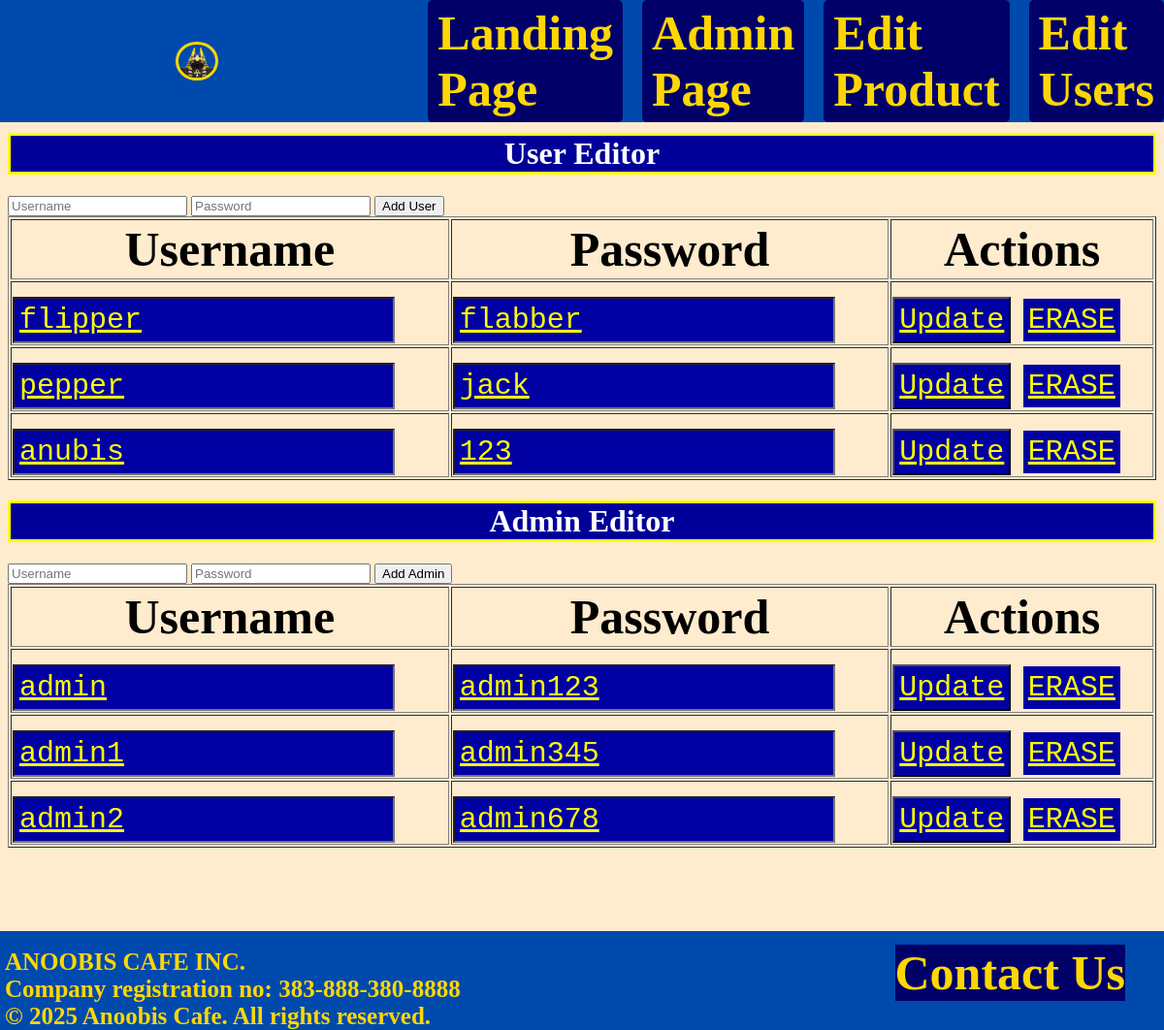
The page /editUsers.php on the database its author committed.
### tables this page shows
CREATE TABLE `users` (
  `ID` int(10) NOT NULL,
  `name` varchar(250) NOT NULL,
  `password` varchar(250) NOT NULL
);

CREATE TABLE `useradmin` (
  `id` int(255) NOT NULL,
  `adminName` varchar(255) NOT NULL,
  `adminPassword` varchar(255) NOT NULL
);

### editUsers.php (the view, shortened to what this page needs)
<!DOCTYPE html>
<html lang="en">
    <head>
        <link rel = "stylesheet" href = "styles_admin.css">
    </head>
    <body>
        <div class = "Top">
            <?php
                require ('adminHeader.php');
            ?>
        </div>
        <br><br><br><br><br><br>
        <?php
        $conn = mysqli_connect("localhost","root","","anoobis");
        $users = mysqli_query($conn,"SELECT * FROM users");
        $adminQuery = mysqli_query($conn,"SELECT * FROM useradmin");
        ?>
        <h1>User Editor</h1>
        <form method="POST">
            <input type="text" name="name" placeholder="Username" required>
            <input type="text" name="password" placeholder="Password" required>
            <input type="submit" name="add" value="Add User">
        </form>
        <table border = "1">
            <tr>
                <th>Username</th>
                <th>Password</th>
                <th>Actions</th>
            </tr>
            <?php while ($row = mysqli_fetch_assoc($users)){?>
            <form method="POST">
                <tr>
                    <td><input type="text" name="name" value="<?= $row['name'] ?>"></td>
                    <td><input type="text" name="password" value="<?= $row['password'] ?>"></td>
                    <td>
                        <input type="submit" name="edit" value="Update">
                        <a href="editUsers.php?delete=<?= $row['ID'] ?>">ERASE</a>
                    </td>
                </tr>
            </form>
            <?php } ?>
        </table>
        <h1>Admin Editor</h1>
        <form method="POST">
            <input type="text" name="adminName" placeholder="Username" required>
            <input type="text" name="adminPassword" placeholder="Password" required>
            <input type="submit" name="add" value="Add Admin">
        </form>
        <table border = "1">
            <tr>
                <th>Username</th>
                <th>Password</th>
                <th>Actions</th>
            </tr>
            <?php while ($row = mysqli_fetch_assoc($adminQuery)){?>
            <form method="POST">
                <tr>
                    <td><input type="text" name="adminName" value="<?= $row['adminName'] ?>"></td>
                    <td><input type="text" name="adminPassword" value="<?= $row['adminPassword'] ?>"></td>
                    <td>
                        <input type="submit" name="edit" value="Update">
                        <a href="editUsers.php?delete=<?= $row['id'] ?>">ERASE</a>
                    </td>
                </tr>
            </form>
            <?php } ?>
        </table>
        <br><br><br><br><br><br><br><br><br><br>
        <div class = "Bottom" >
            <?php
                require ('adminFooter.php');
            ?>
        </div>
    </body>
</html>

### rows shown on the page
users: name "flipper", password "flabber"
users: name "pepper", password "jack"
users: name "anubis", password "123"
useradmin: adminName "admin", adminPassword "admin123"
useradmin: adminName "admin1", adminPassword "admin345"
useradmin: adminName "admin2", adminPassword "admin678"
